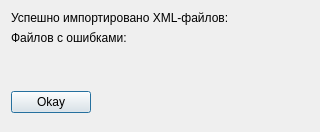
<?xml version="1.0" encoding="UTF-8"?>
<ui version="4.0">
 <class>ImportWindow</class>
 <widget class="QDialog" name="ImportWindow">
  <property name="geometry">
   <rect>
    <x>0</x>
    <y>0</y>
    <width>320</width>
    <height>132</height>
   </rect>
  </property>
  <property name="windowTitle">
   <string>Import</string>
  </property>
  <layout class="QFormLayout" name="formLayout">
   <item row="2" column="0">
    <widget class="QLabel" name="label_3">
     <property name="text">
      <string>Файлов с ошибками:</string>
     </property>
    </widget>
   </item>
   <item row="0" column="1">
    <widget class="QLabel" name="sucLabel">
     <property name="text">
      <string/>
     </property>
    </widget>
   </item>
   <item row="0" column="0">
    <widget class="QLabel" name="label">
     <property name="text">
      <string>Успешно импортировано XML-файлов:</string>
     </property>
    </widget>
   </item>
   <item row="2" column="1">
    <widget class="QLabel" name="unSucLabel">
     <property name="text">
      <string/>
     </property>
    </widget>
   </item>
   <item row="5" column="0">
    <widget class="QPushButton" name="pushButton">
     <property name="text">
      <string>Okay</string>
     </property>
    </widget>
   </item>
   <item row="3" column="0">
    <widget class="QLabel" name="sucListLabel">
     <property name="text">
      <string/>
     </property>
    </widget>
   </item>
   <item row="4" column="0">
    <widget class="QLabel" name="unSucListLabel">
     <property name="text">
      <string/>
     </property>
    </widget>
   </item>
  </layout>
 </widget>
 <resources/>
 <connections/>
</ui>
